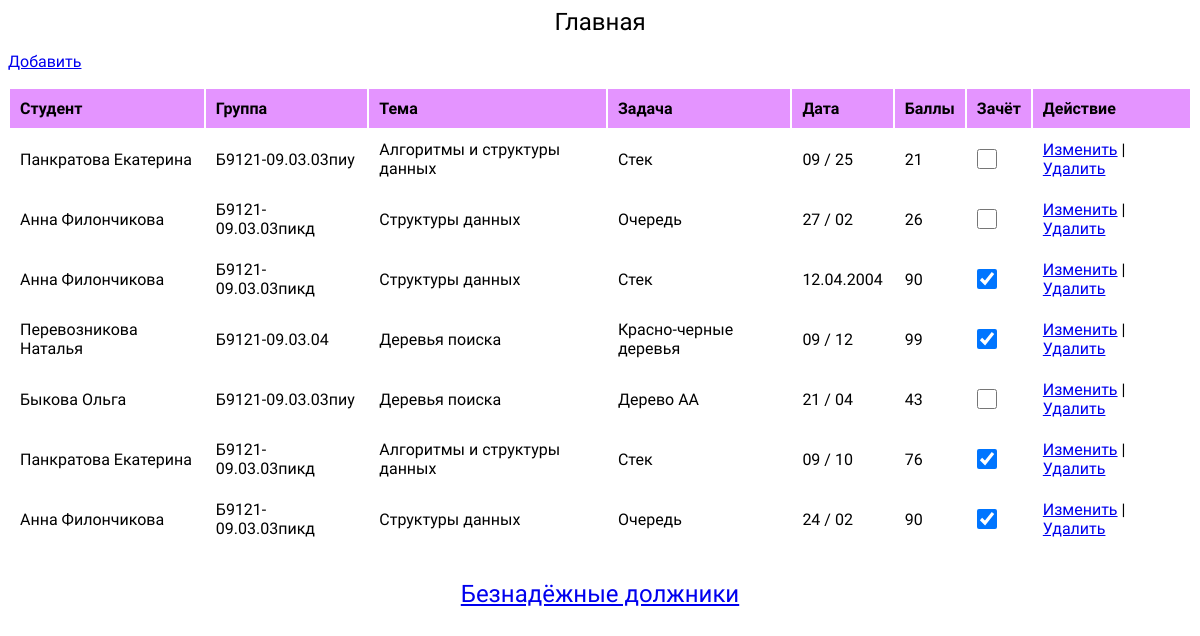
The page / on the database its author committed.
### tables this page shows
CREATE TABLE `users` (
  `id` int NOT NULL,
  `name` varchar(100) NOT NULL,
  `age` varchar(50) NOT NULL,
  `theme` varchar(100) NOT NULL,
  `zadacha` varchar(100) NOT NULL,
  `date` varchar(50) NOT NULL,
  `score` int NOT NULL
);

### index.php (the view, shortened to what this page needs)
<?php
require_once("dbConnection.php");
$result = mysqli_query($mysqli, "SELECT * FROM users ORDER BY id DESC");
?>
<html>
<head>
	<link rel="stylesheet" type="text/css" href="style.css">
</head>
<body>
	<h2>Главная</h2>
	<p>
		<a href="add.php">Добавить</a>
	</p>
	<table width='80%'>
		<tr class="hat">
			<td><strong>Студент</strong></td>
			<td><strong>Группа</strong></td>
			<td><strong>Тема</strong></td>
			<td><strong>Задача</strong></td>
			<td><strong>Дата</strong></td>
			<td><strong>Баллы</strong></td>
			<td><strong>Зачёт</strong></td>
			<td><strong>Действие</strong></td>
		</tr>
		<?php
		while ($res = mysqli_fetch_assoc($result)) {
			echo "<tr>";
			echo "<td>".$res['name']."</td>";
			echo "<td>".$res['age']."</td>";
			echo "<td>".$res['theme']."</td>";
			echo "<td>".$res['zadacha']."</td>";
			echo "<td>".$res['date']."</td>";
			echo "<td>".$res['score']."</td>";
			echo "<td>";
            if ($res['score'] >= 60) {
                echo "<input class='tic' type='checkbox' checked>";
            } else {
                echo "<input type='checkbox' class='tic'>";
            }
            echo "</td>";
			echo "<td><a href=\"edit.php?id=$res[id]\">Изменить</a> |
			<a href=\"delete.php?id=$res[id]\" onClick=\"return confirm('Вы уверены, что хотите удалить?')\">Удалить</a></td>";
		}
		?>
	</table>
	<h2>
	    <a href="dolg.php"> Безнадёжные должники</a><h2>
</body>
</html>

### style.css (style rules this page uses)
.hat { background-color: #e494ff; }
a, p,h1,h2,td { font-family: 'Montserrat Alternates'; font-style: normal; font-weight: 400; }
td { padding: 10px; }
h2 { margin: auto; text-align: center; }
table { width: 100%; margin-bottom: 30px; }
.tic { pointer-events: none; width: 20px; height: 20px; margin: auto; }

### rows shown on the page
users: name "Панкратова Екатерина", age "Б9121-09.03.03пиу", theme "Алгоритмы и структуры данных", zadacha "Стек", date "09 / 25", score "21"
users: name "Анна Филончикова", age "Б9121-09.03.03пикд", theme "Структуры данных", zadacha "Очередь", date "27 / 02", score "26"
users: name "Анна Филончикова", age "Б9121-09.03.03пикд", theme "Структуры данных", zadacha "Стек", date "12.04.2004", score "90"
users: name "Перевозникова Наталья", age "Б9121-09.03.04", theme "Деревья поиска", zadacha "Красно-черные деревья", date "09 / 12", score "99"
users: name "Быкова Ольга", age "Б9121-09.03.03пиу", theme "Деревья поиска", zadacha "Дерево AA", date "21 / 04", score "43"
users: name "Панкратова Екатерина", age "Б9121-09.03.03пикд", theme "Алгоритмы и структуры данных", zadacha "Стек", date "09 / 10", score "76"
users: name "Анна Филончикова", age "Б9121-09.03.03пикд", theme "Структуры данных", zadacha "Очередь", date "24 / 02", score "90"
